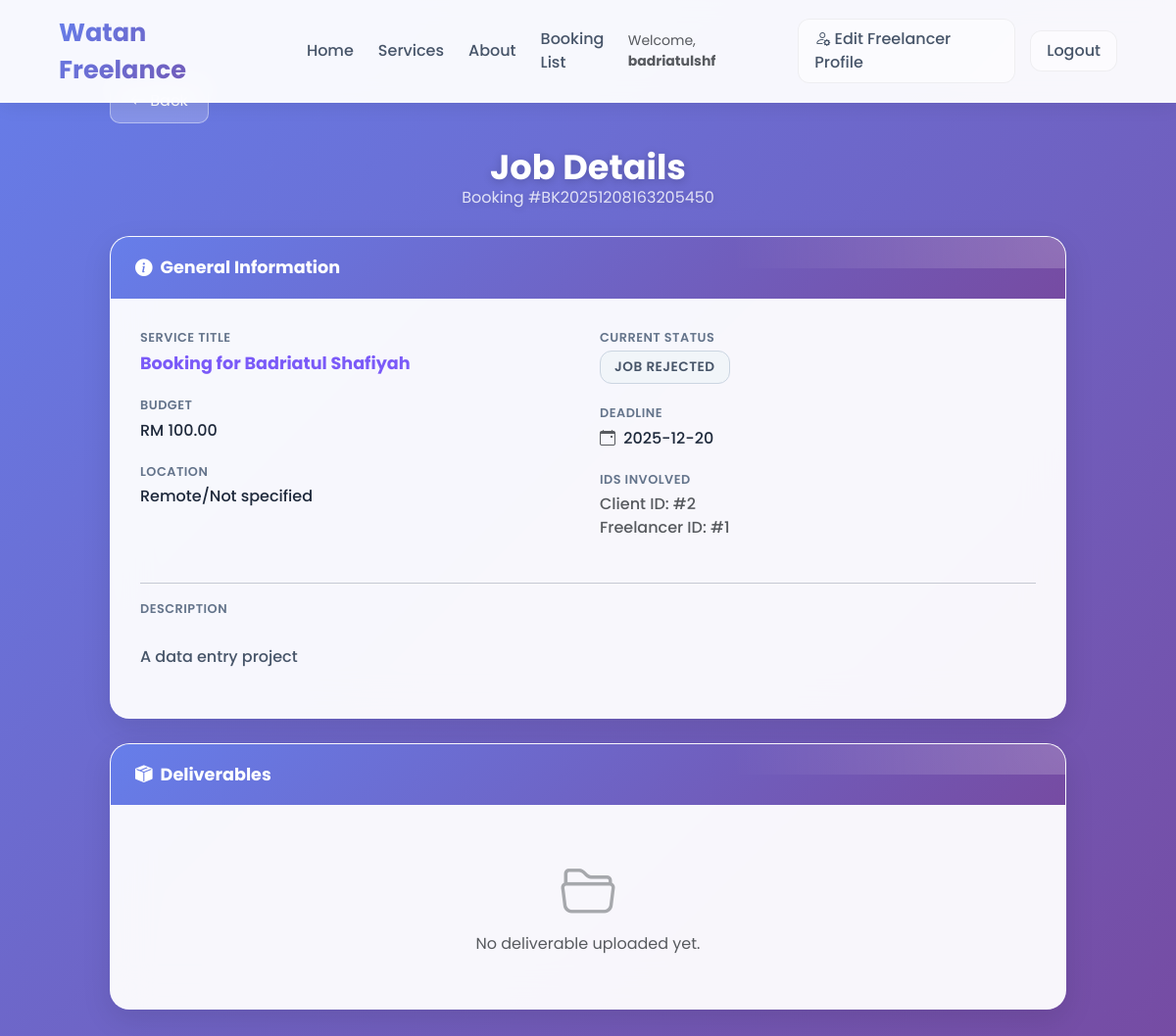
Screenshot of /view_jobdetails.php?bid=BK20251208163205450 (signed in) with the database file from the repository.
### tables this page shows
CREATE TABLE `booking` (
  `booking_id` varchar(20) NOT NULL,
  `client_id` int(11) DEFAULT NULL,
  `freelancer_id` int(11) DEFAULT NULL,
  `service_title` varchar(255) NOT NULL,
  `description` text DEFAULT NULL,
  `deadline` date DEFAULT NULL,
  `total_booking_hours` int(11) NOT NULL,
  `calculated_total_price` decimal(10,2) NOT NULL,
  `work_mode` enum('online','offline') NOT NULL,
  `location` varchar(100) DEFAULT NULL,
  `booking_status` enum('Job In Review','Job Rejected','Job In Progress','Job Pending Verification','Job Completed','Job Cancelled') DEFAULT 'Job In Review',
  `created_at` timestamp NOT NULL DEFAULT current_timestamp(),
  `receipt` varchar(255) DEFAULT NULL,
  `deliverables` varchar(255) DEFAULT NULL
);

### view_jobdetails.php (the view, shortened to what this page needs)
<?php
require_once "database.php";
$bid = isset($_GET['bid']) ? $_GET['bid'] : null;
$stmt = $conn->prepare("
    SELECT
        booking_id,
        client_id,
        freelancer_id,
        service_title,
        description,
        deadline,
        calculated_total_price,
        location,
        booking_status
    FROM booking
    WHERE booking_id = :bid
");
$stmt->bindParam(':bid', $bid);
$stmt->execute();
$booking = $stmt->fetch(PDO::FETCH_ASSOC);
$isLoggedIn = isset($_SESSION['username']);
$currentUsername = $_SESSION['username'] ?? '';
$role = strtolower($_SESSION['role'] ?? $_SESSION['user_type'] ?? '');
$profileLink = ($role === 'client') ? 'client.php' : 'freelancer_form.php';
$profileLabel = ($role === 'client') ? 'Edit Client Profile' : 'Edit Freelancer Profile';
$status_labels = [
    "Job In Review"            => "Job In Review",
    "Job In Progress"          => "Job In Progress",
    "Job Pending Verification" => "Pending Verification",
    "Job Completed"            => "Job Completed",
    "Job Rejected"             => "Job Rejected"
];
$rawStatus = $booking['booking_status'];
$statusLabel = $status_labels[$rawStatus] ?? $rawStatus;
$statusClass = "booking-request";
if($rawStatus == "Job In Review") $statusClass = "needs-review";
elseif($rawStatus == "Job In Progress") $statusClass = "job-in-progress";
elseif($rawStatus == "Job Completed") $statusClass = "job-completed";
elseif($rawStatus == "Job Rejected" || $rawStatus == "Job Cancelled") $statusClass = "job-rejected";
?>
<!DOCTYPE html>
<html lang="en">
<head>
    <link href="https://cdn.jsdelivr.net/npm/bootstrap@5.3.2/dist/css/bootstrap.min.css" rel="stylesheet">
    <link href="https://cdn.jsdelivr.net/npm/bootstrap-icons@1.10.5/font/bootstrap-icons.css" rel="stylesheet">
</head>
<body>
    <nav class="glass-nav">
        <a href="dashboard.php" class="logo">Watan Freelance</a>
        <ul class="nav-menu">
            <li><a href="dashboard.php">Home</a></li>
            <li><a href="browse_services.php">Services</a></li>
            <li><a href="about.php">About</a></li>
            <?php if ($isLoggedIn && $role === 'freelancer'): ?>
                <li><a href="freelancer_booking_list.php">Booking List</a></li>
            <?php elseif ($isLoggedIn && $role === 'client'): ?>
                <li><a href="client_booking_list.php">Booking List</a></li>
            <?php endif; ?>
        </ul>
        <div class="nav-actions">
            <?php if ($isLoggedIn): ?>
                <span class="d-none d-md-inline text-muted small">Welcome, <strong><?php echo htmlspecialchars($currentUsername); ?></strong></span>
                <a class="link-signin" href="<?php echo $profileLink; ?>">
                    <i class="bi bi-person-gear"></i> <?php echo $profileLabel; ?>
                </a>
                <a class="link-signin" href="logout.php">Logout</a>
            <?php else: ?>
                <a class="link-signin" href="login.php">Sign in</a>
                <button class="btn-join-nav" onclick="location.href='registration.php'">Join</button>
            <?php endif; ?>
        </div>
    </nav>
    <div class="container" style="max-width: 1000px;">
        <div class="d-flex justify-content-between align-items-center mb-4">
            <a href="javascript:history.back()" class="btn-back"><i class="bi bi-arrow-left"></i> Back</a>
        </div>
        <h1 class="page-title">
            Job Details
            <span style="display:block; font-size: 1rem; opacity: 0.8; font-weight: 400;">Booking #<?php echo htmlspecialchars($booking['booking_id']); ?></span>
        </h1>
        <div class="glass-card">
            <div class="card-header-custom">
                <i class="bi bi-info-circle-fill me-2"></i> General Information
            </div>
            <div class="card-body-custom">
                <div class="row">
                    <div class="col-md-6">
                        <span class="detail-label">Service Title</span>
                        <div class="detail-value highlight"><?php echo htmlspecialchars($booking['service_title']); ?></div>
                        <span class="detail-label">Budget</span>
                        <div class="detail-value">
                            <?php if (!empty($booking['calculated_total_price'])): ?>
                                RM <?php echo number_format((float)$booking['calculated_total_price'], 2); ?>
                            <?php else: ?>
                                <span class="text-muted">-</span>
                            <?php endif; ?>
                        </div>
                        <span class="detail-label">Location</span>
                        <div class="detail-value"><?php echo htmlspecialchars($booking['location'] ?? 'Remote/Not specified'); ?></div>
                    </div>
                    <div class="col-md-6">
                        <span class="detail-label">Current Status</span>
                        <div class="detail-value">
                            <span class="status <?php echo $statusClass; ?>">
                                <?php echo htmlspecialchars($statusLabel); ?>
                            </span>
                        </div>
                        <span class="detail-label">Deadline</span>
                        <div class="detail-value">
                            <i class="bi bi-calendar-event me-1 text-muted"></i>
                            <?php echo htmlspecialchars($booking['deadline']); ?>
                        </div>
                        <span class="detail-label">IDs involved</span>
                        <div class="detail-value small text-muted">
                            Client ID: #<?php echo htmlspecialchars($booking['client_id']); ?> <br>
                            Freelancer ID: #<?php echo htmlspecialchars($booking['freelancer_id']); ?>
                        </div>
                    </div>
                    <div class="col-12 mt-2">
                        <hr class="opacity-25 my-3">
                        <span class="detail-label">Description</span>
                        <div class="detail-value" style="white-space: pre-line; color: #475569;">
                            <?php if (!empty($booking['description'])): ?>
                                <?php echo nl2br(htmlspecialchars($booking['description'])); ?>
                            <?php else: ?>
                                <span class="text-muted fst-italic">No description provided.</span>
                            <?php endif; ?>
                        </div>
                    </div>
                </div>
            </div>
        </div>
        <div class="glass-card">
            <div class="card-header-custom">
                <i class="bi bi-box-seam-fill me-2"></i> Deliverables
            </div>
            <div class="card-body-custom">
                <?php
                    $historyFile = __DIR__ . "/uploads/history.json";
                    $history = [];
                    if (file_exists($historyFile)) {
                        $history = json_decode(file_get_contents($historyFile), true) ?: [];
                    }
                    $latest = !empty($history[$bid]) ? end($history[$bid]) : null;
                ?>
                <?php if ($latest && !empty($latest['file'])): ?>
                    <div class="d-flex flex-column gap-2">
                        <span class="detail-label">Latest Upload</span>
                        <div>
                            <a href="<?php echo htmlspecialchars($latest['file']); ?>" target="_blank" class="file-link">
                                <i class="bi bi-file-earmark-arrow-down"></i>
                                <?php echo htmlspecialchars($latest['original'] ?: basename($latest['file'])); ?>
                            </a>
                        </div>
                        <?php if (!empty($latest['uploaded_at'])): ?>
                            <div class="text-muted small mt-1">
                                <i class="bi bi-clock"></i> Uploaded: <?php echo htmlspecialchars($latest['uploaded_at']); ?>
                            </div>
                        <?php endif; ?>
                        <?php if (!empty($latest['description'])): ?>
                            <div class="alert alert-light mt-3 mb-0 border">
                                <strong>Note:</strong> <?php echo nl2br(htmlspecialchars($latest['description'])); ?>
                            </div>
                        <?php endif; ?>
                    </div>
                <?php else: ?>
                    <div class="text-center py-4 text-muted">
                        <i class="bi bi-folder2-open display-4 opacity-50 mb-2 d-block"></i>
                        No deliverable uploaded yet.
                    </div>
                <?php endif; ?>
            </div>
        </div>
    </div>
</body>
</html>

### view_jobdetails.php (style rules this page uses)
:root { --primary-purple:#7a5af8; --primary-dark:#6948f0; --secondary-cyan:#06b6d4; --success-green:#10b981; --warning-orange:#f59e0b; --danger-red:#ef4444; --gradient-1:linear-gradient(135deg, #667eea 0%, #764ba2 100%); --card-shadow:0 10px 30px rgba(0,0,0,0.1); --hover-shadow:0 20px 40px rgba(0,0,0,0.15); }
body { background: linear-gradient(135deg, #667eea 0%, #764ba2 100%); background-attachment: fixed; font-family: 'Poppins', sans-serif; padding-top: 80px; min-height: 100vh; color: #334155; padding-bottom: 40px; }
.glass-nav { position: fixed; top: 0; width: 100%; background: rgba(255,255,255,0.95); backdrop-filter: blur(10px); box-shadow: 0 2px 20px rgba(0,0,0,0.08); display: flex; justify-content: space-between; align-items: center; padding: 14px 60px; z-index: 1000; }
.logo { font-size: 1.6rem; font-weight: 700; background: var(--gradient-1); -webkit-background-clip: text; -webkit-text-fill-color: transparent; text-decoration: none; }
.nav-menu { display: flex; list-style: none; gap: 25px; align-items: center; margin: 0; }
.nav-menu li a { text-decoration: none; color: #475569; font-weight: 500; transition: color .2s ease; }
.nav-actions { display: flex; align-items: center; gap: 15px; }
.link-signin { color: #475569; text-decoration: none; font-weight: 500; padding: 8px 16px; border-radius: 12px; transition: all 0.2s ease; background: rgba(255,255,255,0.5); border: 1px solid rgba(0,0,0,0.05); }
.page-title { text-align: center; color: #fff; font-weight: 700; font-size: 2.2rem; margin-bottom: 30px; text-shadow: 0 2px 10px rgba(0,0,0,0.2); }
.glass-card { background: rgba(255,255,255,0.95); backdrop-filter: blur(20px); border-radius: 20px; box-shadow: var(--card-shadow); overflow: hidden; border: 1px solid rgba(255,255,255,0.2); margin-bottom: 25px; }
.card-header-custom { background: var(--gradient-1); color: #fff; font-weight: 700; padding: 18px 25px; font-size: 1.1rem; position: relative; overflow: hidden; display: flex; align-items: center; }
.card-header-custom::after { content: ''; position: absolute; top: -50%; right: -50%; width: 100%; height: 100%; background: radial-gradient(circle, rgba(255,255,255,0.2) 0%, transparent 70%); animation: shimmer 5s infinite; }
.card-body-custom { padding: 30px; }
.detail-label { font-size: 0.8rem; text-transform: uppercase; letter-spacing: 0.5px; color: #64748b; font-weight: 600; margin-bottom: 4px; display: block; }
.detail-value { font-size: 1rem; color: #1e293b; font-weight: 500; margin-bottom: 20px; }
.detail-value.highlight { color: var(--primary-purple); font-weight: 700; font-size: 1.1rem; }
.status { padding: 6px 14px; border-radius: 12px; font-weight: 600; font-size: 0.85rem; display: inline-block; text-transform: uppercase; letter-spacing: 0.5px; }
.status.job-rejected { background: #f1f5f9; color: #475569; border: 1px solid #cbd5e1; }
.btn-back { background: rgba(255,255,255,0.2); color: #fff; border: 1px solid rgba(255,255,255,0.4); padding: 10px 20px; border-radius: 10px; text-decoration: none; transition: all 0.3s; display: inline-block; }

### rows the page displays
booking: booking_id "BK20251208163205450", service_title "Booking for Badriatul Shafiyah", calculated_total_price "100.00", location "Remote/Not specified", booking_status "JOB REJECTED", deadline "2025-12-20", client "2", freelancer "1", description "A data entry project"

### other values shown
$currentUsername "badriatulshf"
$profileLabel "Edit Freelancer Profile"
